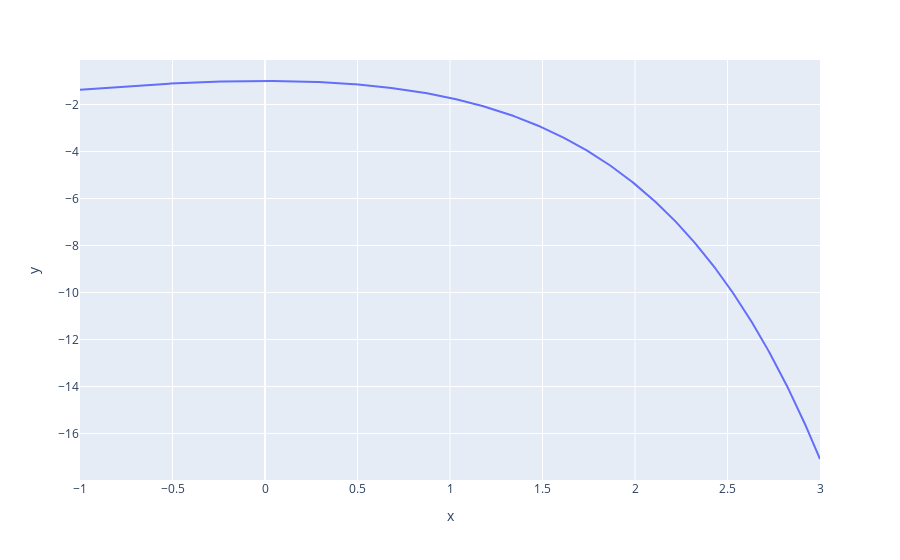

Here is the notebook cell this chart was saved with:
### Code cell
graficar(f,x,(-1,3))

### Figure 1 — Plotly figure (JSON) as saved in the notebook; plotly's stock layout.template omitted (floating-point values rounded to 4 significant figures; data arrays with more than 128 entries replaced by an {"elided": "..."} marker saying what was removed)
{"data": [{"hovertemplate": "x=%{x}<br>y=%{y}<extra></extra>", "legendgroup": "", "line": {"color": "#636efa", "dash": "solid"}, "marker": {"symbol": "circle"}, "mode": "lines", "name": "", "orientation": "v", "showlegend": false, "type": "scatter", "x": {"elided": "500 float values"}, "xaxis": "x", "y": {"elided": "500 float values"}, "yaxis": "y"}], "layout": {"legend": {"tracegroupgap": 0}, "margin": {"t": 60}, "xaxis": {"anchor": "y", "domain": [0, 1], "title": {"text": "x"}}, "yaxis": {"anchor": "x", "domain": [0, 1], "title": {"text": "y"}}}}
